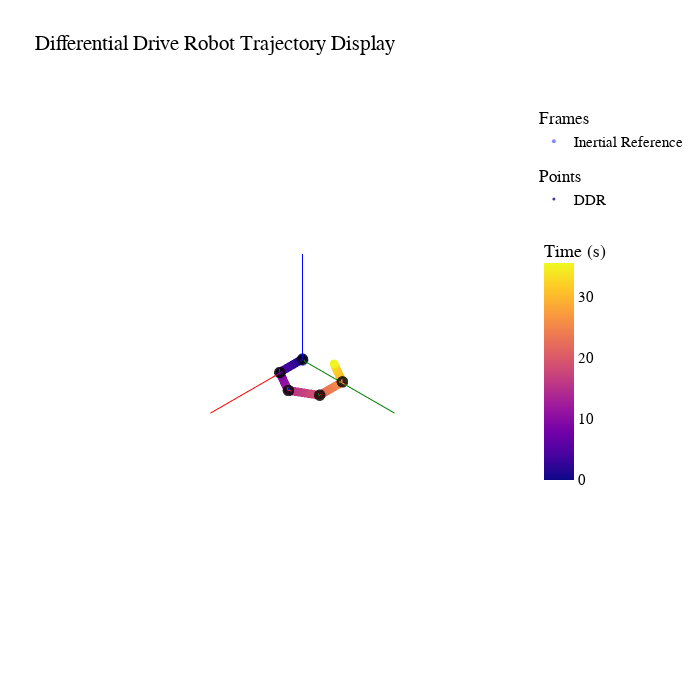

The cell this chart's notebook holds for it:
### Code cell
# Create the Scene Viewer
scene = Viewer3D(title="Differential Drive Robot Trajectory Display", 
                 size=4) # In m

# Add inertial reference
scene.add_frame(
    transformation=np.eye(4), 
    name="Inertial Reference", 
    axis_size=5
)

# Add robot trajectory 
scene.add_points(points=trajectory, 
                 name='DDR',
                 color=time_vector,
                 colorscale='plasma',
                 range=[time_vector[0], time_vector[-1] + 0.5],
                 colorbar="Time (s)")

# Display poses
n_poses = 5
for pose in poses[::len(poses) // n_poses]:
    # Add poses
    scene.add_frame(
        transformation=pose, 
        axis_size=0.1,
        color='black'
    )

scene.figure.show()

### Figure 1 — Plotly figure (JSON) as saved in the notebook; plotly's stock layout.template omitted (floating-point values rounded to 4 significant figures; data arrays with more than 128 entries replaced by an {"elided": "..."} marker saying what was removed)
{"data": [{"legendgroup": "Frames", "legendgrouptitle": {"text": "Frames"}, "marker": {"opacity": 0.8, "size": 4}, "mode": "markers", "name": "Inertial Reference", "showlegend": true, "type": "scatter3d", "x": [0], "y": [0], "z": [0]}, {"hoverinfo": "skip", "line": {"color": "red", "width": 2}, "mode": "lines", "name": "xInertial Reference", "showlegend": false, "type": "scatter3d", "x": [0, 5], "y": [0, 0], "z": [0, 0]}, {"hoverinfo": "skip", "line": {"color": "green", "width": 2}, "mode": "lines", "name": "yInertial Reference", "showlegend": false, "type": "scatter3d", "x": [0, 0], "y": [0, 5], "z": [0, 0]}, {"hoverinfo": "skip", "line": {"color": "blue", "width": 2}, "mode": "lines", "name": "zInertial Reference", "showlegend": false, "type": "scatter3d", "x": [0, 0], "y": [0, 0], "z": [0, 5]}, {"legendgroup": "Points", "legendgrouptitle": {"text": "Points"}, "marker": {"cmax": 35.5, "cmin": 0, "color": {"elided": "700 float values"}, "colorbar": {"len": 0.5, "lenmode": "fraction", "title": {"text": "Time (s)"}}, "colorscale": [[0, "#0d0887"], [0.1111, "#46039f"], [0.2222, "#7201a8"], [0.3333, "#9c179e"], [0.4444, "#bd3786"], [0.5556, "#d8576b"], [0.6667, "#ed7953"], [0.7778, "#fb9f3a"], [0.8889, "#fdca26"], [1, "#f0f921"]], "opacity": 0.8, "size": 3}, "mode": "markers", "name": "DDR", "showlegend": true, "type": "scatter3d", "x": {"elided": "700 float values"}, "y": {"elided": "700 float values"}, "z": {"elided": "700 float values"}}, {"legendgroup": "Frames", "legendgrouptitle": {"text": "Frames"}, "marker": {"color": "black", "opacity": 0.8, "size": 4}, "mode": "markers", "name": "", "showlegend": false, "type": "scatter3d", "x": [0.01], "y": [0], "z": [0.04]}, {"hoverinfo": "skip", "line": {"color": "red", "width": 2}, "mode": "lines", "name": "x", "showlegend": false, "type": "scatter3d", "x": [0.01, 0.11], "y": [0, 0], "z": [0.04, 0.04]}, {"hoverinfo": "skip", "line": {"color": "green", "width": 2}, "mode": "lines", "name": "y", "showlegend": false, "type": "scatter3d", "x": [0.01, 0.01], "y": [0, 0.1], "z": [0.04, 0.04]}, {"hoverinfo": "skip", "line": {"color": "blue", "width": 2}, "mode": "lines", "name": "z", "showlegend": false, "type": "scatter3d", "x": [0.01, 0.01], "y": [0, 0], "z": [0.04, 0.14]}, {"legendgroup": "Frames", "legendgrouptitle": {"text": "Frames"}, "marker": {"color": "black", "opacity": 0.8, "size": 4}, "mode": "markers", "name": "", "showlegend": false, "type": "scatter3d", "x": [1.005], "y": [0.00866], "z": [0.04]}, {"hoverinfo": "skip", "line": {"color": "red", "width": 2}, "mode": "lines", "name": "x", "showlegend": false, "type": "scatter3d", "x": [1.005, 1.055], "y": [0.00866, 0.09526], "z": [0.04, 0.04]}, {"hoverinfo": "skip", "line": {"color": "green", "width": 2}, "mode": "lines", "name": "y", "showlegend": false, "type": "scatter3d", "x": [1.005, 0.9184], "y": [0.00866, 0.05866], "z": [0.04, 0.04]}, {"hoverinfo": "skip", "line": {"color": "blue", "width": 2}, "mode": "lines", "name": "z", "showlegend": false, "type": "scatter3d", "x": [1.005, 1.005], "y": [0.00866, 0.00866], "z": [0.04, 0.14]}, {"legendgroup": "Frames", "legendgrouptitle": {"text": "Frames"}, "marker": {"color": "black", "opacity": 0.8, "size": 4}, "mode": "markers", "name": "", "showlegend": false, "type": "scatter3d", "x": [1.495], "y": [0.8747], "z": [0.04]}, {"hoverinfo": "skip", "line": {"color": "red", "width": 2}, "mode": "lines", "name": "x", "showlegend": false, "type": "scatter3d", "x": [1.495, 1.445], "y": [0.8747, 0.9613], "z": [0.04, 0.04]}, {"hoverinfo": "skip", "line": {"color": "green", "width": 2}, "mode": "lines", "name": "y", "showlegend": false, "type": "scatter3d", "x": [1.495, 1.408], "y": [0.8747, 0.8247], "z": [0.04, 0.04]}, {"hoverinfo": "skip", "line": {"color": "blue", "width": 2}, "mode": "lines", "name": "z", "showlegend": false, "type": "scatter3d", "x": [1.495, 1.495], "y": [0.8747, 0.8747], "z": [0.04, 0.14]}, {"legendgroup": "Frames", "legendgrouptitle": {"text": "Frames"}, "marker": {"color": "black", "opacity": 0.8, "size": 4}, "mode": "markers", "name": "", "showlegend": false, "type": "scatter3d", "x": [0.99], "y": [1.732], "z": [0.04]}, {"hoverinfo": "skip", "line": {"color": "red", "width": 2}, "mode": "lines", "name": "x", "showlegend": false, "type": "scatter3d", "x": [0.99, 0.89], "y": [1.732, 1.732], "z": [0.04, 0.04]}, {"hoverinfo": "skip", "line": {"color": "green", "width": 2}, "mode": "lines", "name": "y", "showlegend": false, "type": "scatter3d", "x": [0.99, 0.99], "y": [1.732, 1.632], "z": [0.04, 0.04]}, {"hoverinfo": "skip", "line": {"color": "blue", "width": 2}, "mode": "lines", "name": "z", "showlegend": false, "type": "scatter3d", "x": [0.99, 0.99], "y": [1.732, 1.732], "z": [0.04, 0.14]}, {"legendgroup": "Frames", "legendgrouptitle": {"text": "Frames"}, "marker": {"color": "black", "opacity": 0.8, "size": 4}, "mode": "markers", "name": "", "showlegend": false, "type": "scatter3d", "x": [-0.005], "y": [1.723], "z": [0.04]}, {"hoverinfo": "skip", "line": {"color": "red", "width": 2}, "mode": "lines", "name": "x", "showlegend": false, "type": "scatter3d", "x": [-0.005, -0.055], "y": [1.723, 1.637], "z": [0.04, 0.04]}, {"hoverinfo": "skip", "line": {"color": "green", "width": 2}, "mode": "lines", "name": "y", "showlegend": false, "type": "scatter3d", "x": [-0.005, 0.0816], "y": [1.723, 1.673], "z": [0.04, 0.04]}, {"hoverinfo": "skip", "line": {"color": "blue", "width": 2}, "mode": "lines", "name": "z", "showlegend": false, "type": "scatter3d", "x": [-0.005, -0.005], "y": [1.723, 1.723], "z": [0.04, 0.14]}], "layout": {"font": {"color": "black", "family": "Arial", "size": 15}, "height": 700, "scene": {"aspectmode": "cube", "camera": {"projection": {"type": "orthographic"}}, "xaxis": {"range": [-4, 4], "showaxeslabels": false, "showbackground": false, "showgrid": false, "showspikes": false, "showticklabels": false, "title": {"text": ""}}, "yaxis": {"range": [-4, 4], "showaxeslabels": false, "showbackground": false, "showgrid": false, "showspikes": false, "showticklabels": false, "title": {"text": ""}}, "zaxis": {"range": [-4, 4], "showaxeslabels": false, "showbackground": false, "showgrid": false, "showspikes": false, "showticklabels": false, "title": {"text": ""}}}, "title": {"text": "Differential Drive Robot Trajectory Display"}, "width": 700}}
